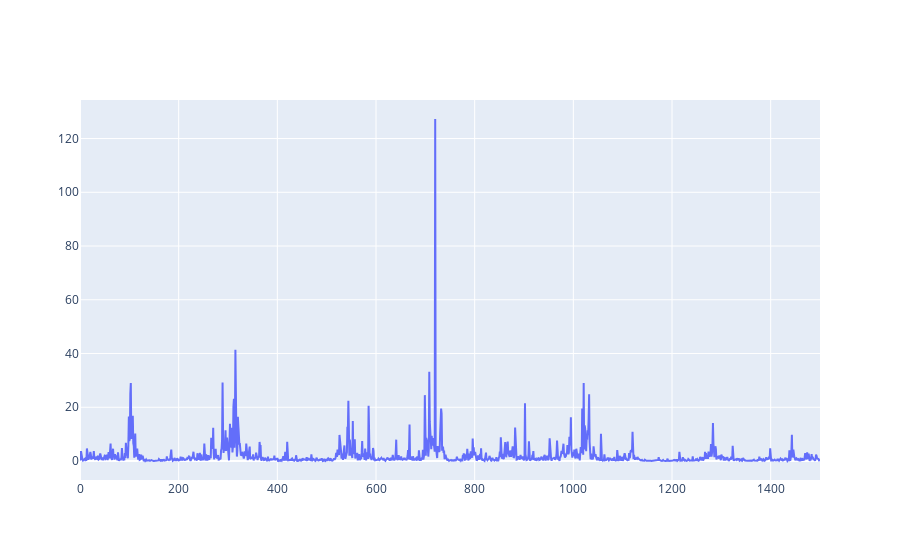

Here is the notebook cell this chart was saved with:
### Code cell
spectro_average(p_large,p_large.param.df)
spectro_average(np_large,np_large.param.df)
fig_fft = go.Figure()
# plot les fft respective
#check min man center, decalage
H_12 = np.array(p_large.av_fft)/np.array(np_large.av_fft)
fig_H12 = go.Figure()
fig_H12.add_trace(go.Scatter(y=abs(H_12[0])))

### Figure 1 — Plotly figure (JSON) as saved in the notebook; plotly's stock layout.template omitted (floating-point values rounded to 4 significant figures; data arrays with more than 128 entries replaced by an {"elided": "..."} marker saying what was removed)
{"data": [{"type": "scatter", "y": {"elided": "1501 float values"}}], "layout": {}}
